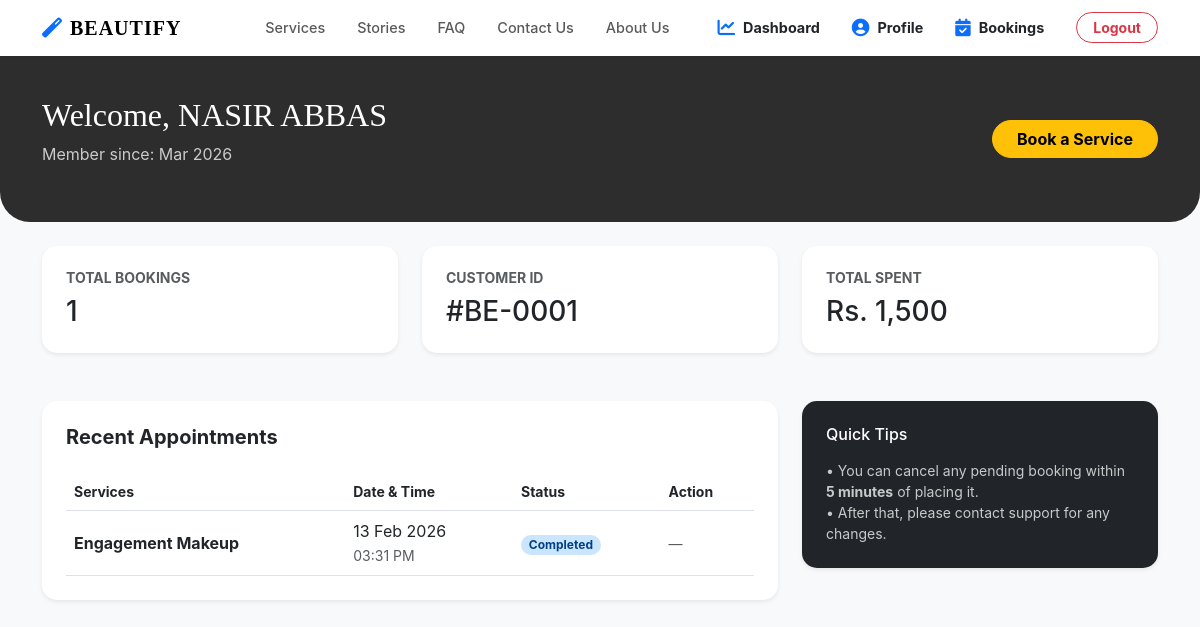
The page /dashboard.php (signed in) on the database as committed earlier.
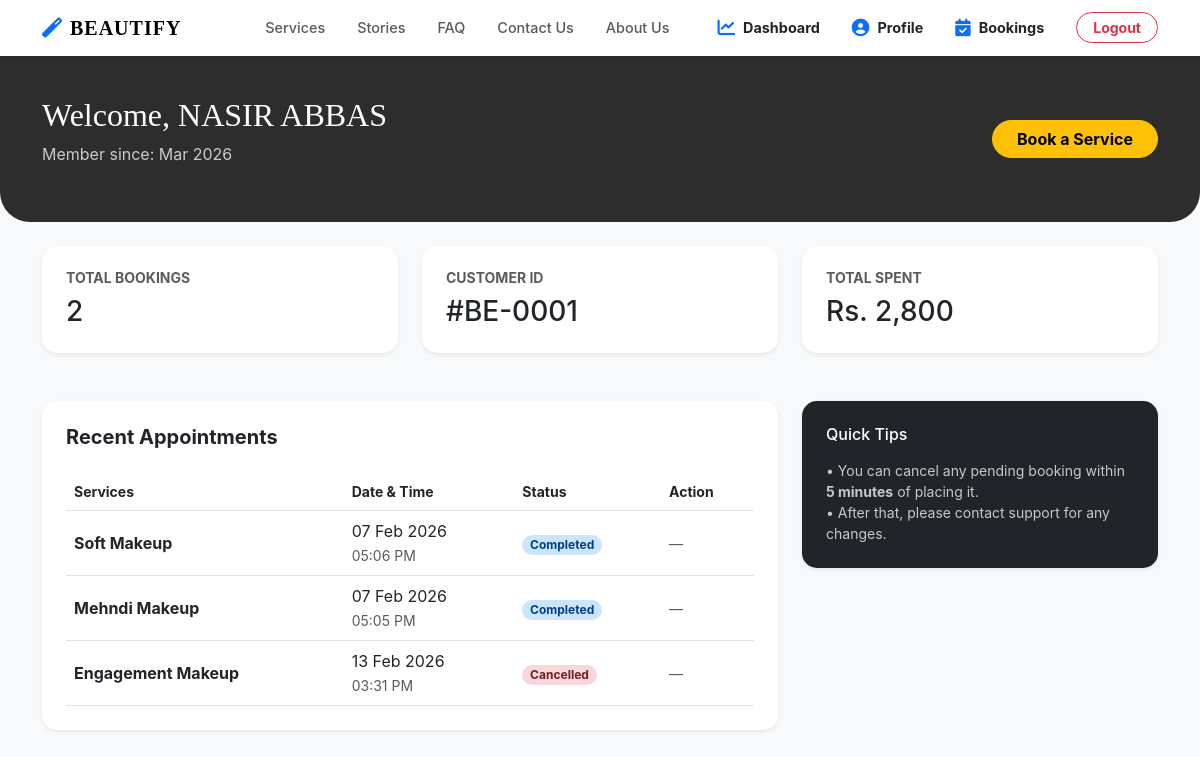
The same page on the database as committed later.
### tables this page shows
CREATE TABLE `appointments` (
  `id` int(11) NOT NULL,
  `client_id` int(11) NOT NULL,
  `appointment_date` date NOT NULL,
  `appointment_time` time NOT NULL,
  `service_address` text NOT NULL,
  `contact_number` varchar(20) DEFAULT NULL,
  `status` enum('pending','confirmed','completed','cancelled') DEFAULT 'pending',
  `total_amount` decimal(10,2) DEFAULT NULL,
  `created_at` timestamp NOT NULL DEFAULT current_timestamp(),
  `updated_at` timestamp NOT NULL DEFAULT current_timestamp() ON UPDATE current_timestamp()
);

### dashboard.php (the view, shortened to what the changed rows need)
<?php
include('config.php');
$user_id = $_SESSION['id'];
$full_name = $_SESSION['full_name'] ?? 'User';
$count_res = mysqli_query($conn, "SELECT COUNT(*) as total FROM appointments WHERE client_id = $user_id AND status != 'cancelled'");
$booking_count = mysqli_fetch_assoc($count_res)['total'] ?? 0;
$spend_res = mysqli_query($conn, "SELECT SUM(total_amount) as total_spend FROM appointments WHERE client_id = $user_id AND status = 'completed'");
$total_spend = mysqli_fetch_assoc($spend_res)['total_spend'] ?? 0;
$recent_query = "SELECT a.*,
                (SELECT GROUP_CONCAT(s.service_name SEPARATOR ', ')
                 FROM appointment_services aps
                 JOIN services s ON aps.service_id = s.id
                 WHERE aps.appointment_id = a.id) as services_booked
                 FROM appointments a
                 WHERE a.client_id = $user_id
                 ORDER BY a.created_at DESC LIMIT 5";
$recent_bookings = mysqli_query($conn, $recent_query);
?>
<!DOCTYPE html>
<html lang="en">
<head>
    <link href="https://cdn.jsdelivr.net/npm/bootstrap@5.3.0/dist/css/bootstrap.min.css" rel="stylesheet">
    <link rel="stylesheet" href="https://cdnjs.cloudflare.com/ajax/libs/font-awesome/6.4.0/css/all.min.css">
    <link rel="stylesheet" href="./CSS/style.css">
</head>
<body>
<header class="dashboard-header mb-4">
    <div class="container d-flex justify-content-between align-items-center">
        <div>
            <h2>Welcome, <?= htmlspecialchars($full_name) ?></h2>
        </div>
    </div>
</header>
<main class="container mb-5">
    <div class="row g-4 mb-5">
        <div class="col-md-4">
            <div class="card stat-card p-4 shadow-sm">
                <h6 class="text-muted small fw-bold text-uppercase">Total Bookings</h6>
                <h3 class="mb-0"><?= $booking_count ?></h3>
            </div>
        </div>
        <div class="col-md-4">
            <div class="card stat-card p-4 shadow-sm">
                <h6 class="text-muted small fw-bold text-uppercase">Total Spent</h6>
                <h3 class="mb-0">Rs. <?= number_format($total_spend) ?></h3>
            </div>
        </div>
    </div>
    <div class="row">
        <div class="col-lg-8">
            <div class="card stat-card p-4 shadow-sm border-0">
                <div class="table-responsive">
                    <table class="table align-middle mb-0">
                        <thead>
                            <tr class="text-muted small">
                                <th>Services</th>
                                <th>Date & Time</th>
                                <th>Status</th>
                                <th>Action</th>
                            </tr>
                        </thead>
                        <tbody>
                        <?php if (mysqli_num_rows($recent_bookings) > 0): ?>
                            <?php while ($row = mysqli_fetch_assoc($recent_bookings)):
                                $created_at = strtotime($row['created_at']);
                                $now = time();
                                $minutes_passed = ($now - $created_at) / 60;
                                $can_cancel = ($minutes_passed < 5 && $row['status'] === 'pending');
                            ?>
                            <tr>
                                <td><strong><?= htmlspecialchars($row['services_booked'] ?: '—') ?></strong></td>
                                <td>
                                    <?= date('d M Y', strtotime($row['appointment_date'])) ?><br>
                                    <small class="text-muted"><?= date('h:i A', strtotime($row['appointment_time'])) ?></small>
                                </td>
                                <td>
                                    <span class="badge rounded-pill
                                        <?php
                                            if ($row['status'] == 'pending')    echo 'badge-pending';
                                            elseif ($row['status'] == 'confirmed') echo 'badge-confirmed';
                                            elseif ($row['status'] == 'completed') echo 'badge-completed';
                                            elseif ($row['status'] == 'cancelled') echo 'badge-cancelled';
                                        ?>">
                                        <?= ucfirst($row['status']) ?>
                                    </span>
                                </td>
                                <td>
                                    <?php if ($can_cancel): ?>
                                        <a href="delete_booking.php?id=<?= $row['id'] ?>"
                                           class="btn btn-outline-danger btn-sm rounded-pill"
                                           onclick="return confirm('Are you sure you want to cancel this booking?')">
                                            Cancel
                                        </a>
                                    <?php else: ?>
                                        <span class="text-muted small">—</span>
                                    <?php endif; ?>
                                </td>
                            </tr>
                            <?php endwhile; ?>
                        <?php endif; ?>
                        </tbody>
                    </table>
                </div>
            </div>
        </div>
    </div>
</main>
</body>
</html>

Rows that differ between the two databases and show on the page:
added appointments: services_booked "Soft Makeup", appointment_date "07 Feb 2026", appointment_time "05:06 PM", status "Completed"
added appointments: services_booked "Mehndi Makeup", appointment_date "07 Feb 2026", appointment_time "05:05 PM", status "Completed"
changed appointments "03:31 PM": status "Completed" → "Cancelled"
Other text that changed with them:
$booking_count: "1" → "2"
$total_spend: "1,500" → "2,800"
